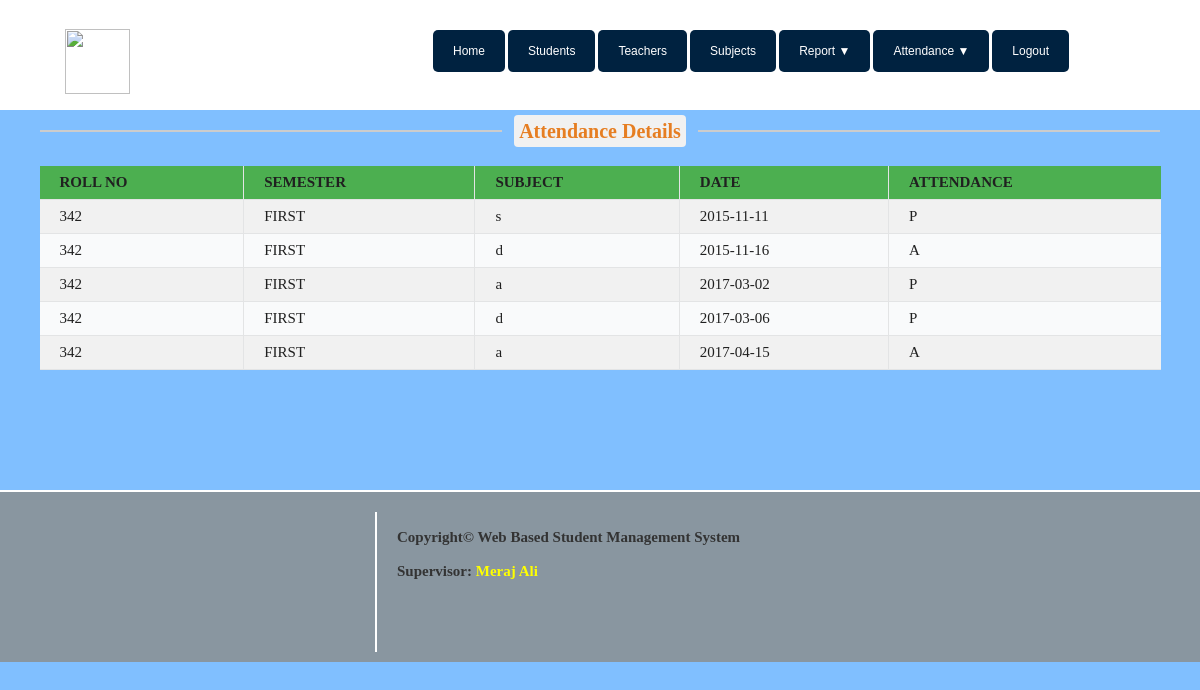
The page /attendance_details_individual.php?sid=342 on the database its author committed.
### tables this page shows
CREATE TABLE `attd_tbl` (
  `std_id` int(11) NOT NULL,
  `semester` varchar(50) NOT NULL,
  `subject` varchar(50) NOT NULL,
  `date` date NOT NULL,
  `attendance` varchar(10) NOT NULL,
  `id` int(11) NOT NULL
);

### attendance_details_individual.php (the view, shortened to what this page needs)
<?php
$dbhost="localhost";
$dbuser="root";
$dbpass="";
$dbname="sis";
$conn=mysqli_connect("$dbhost","$dbuser","$dbpass") or die("could not connect to mysql");
mysqli_select_db($conn,$dbname);
$sid=$_GET['sid'];
?>
<?php
include "include/header.php"; ?>
				<div class="content">
                    <div class="text-center">
                        <hr class="team_hr team_hr_left hr_gray"/><span class="span_blog txt_darkgrey txt_orange">Attendance Details</span>
                        <hr class="team_hr team_hr_right hr_gray" />
                    </div>
				    <br>
                    <center>
					<?php
					echo"<center><table >";
					  	echo"<tr>
					        <th>ROLL NO</th>
					        <th>SEMESTER</th>
					        <th>SUBJECT</th>
					        <th>DATE</th>
					        <th>ATTENDANCE</th>
					        </tr>";
						mysqli_select_db($conn,$dbname);
			            $query=mysqli_query($conn,"Select * from attd_tbl where std_id='$sid' order by date,semester,subject");
			            while($row=mysqli_fetch_row($query))
				      	{
				        		echo"<tr>";
				                echo '<td>'. $row[0] . '</td>';
				                echo '<td>'. $row[1] . '</td>';
				      			echo '<td>'. $row[2] . '</td>';
				      			echo '<td>'. $row[3] . '</td>';
				      			echo '<td>'. $row[4] . '</td>';
							   echo"</tr>";
				      }
					  echo"</center></table>";
					?>
					</center>
				</div>
<?php include "include/footer.php"; ?>

### css/C.css (style rules this page uses)
html,body,p,h2,div,ul,li,a { margin: 0; padding: 0; }
body { background-color: #09123B; background-color:#80BFFF; }
.content { position: relative; top:110px; //min-height: 2000px; min-height: 270px; //width: 750px; //width: 100%; //border: 2px solid white; border-radius: 0px; background-color: #80BFFF; color: white; //text-align: center; //text-decoration: none; font-family: Times New Roman; font-size: 20px; font-style: ; font-weight: ; //margin-top: 200px; //margin-left: 230px ; //margin-left: 17%; //margin-right: 280px; padding: 10px; float: ; }
.text-center { text-align: center; }
.team_hr { //border: 1px solid #fff; width: 39%; float: left; border: 1px solid #cccccc; }
.team_hr_left { //margin-right: 80px; margin-left: 30px; float: left; }
.team_hr_right { //margin-left: 30px; margin-right: 30px; float: right; }
.span_blog { margin-bottom: 80px; }
.txt_orange { color: #e67e22; background-color: #E0E0E0; background-color: #F1F1F1; padding: 5px; border-radius: 4px; font-weight: bold; }
td:first-child { border-left:none }
td:last-child { border-right:none }
th:last-child { border-right:none }
tr:nth-child(even) { background-color: #F1F1F1 }
th { background-color: #4CAF50 }
table { border-collapse: collapse; background-color: #F9FAFB; //border-radius: 8px; width: 95%; }
th,td { border-collapse: collapse; border-right: 1px solid #E3E4E5; border-bottom: 1px solid #E3E4E5; padding: 8px 20px; text-align: left; color:#202020; //font-family: sans-serif; font-size: 15px; //height: 40px; //border-radius: 5px; }

### rows shown on the page
attd_tbl: std "342", semester "FIRST", subject "s", date "2015-11-11", attendance "P"
attd_tbl: std "342", semester "FIRST", subject "d", date "2015-11-16", attendance "A"
attd_tbl: std "342", semester "FIRST", subject "a", date "2017-03-02", attendance "P"
attd_tbl: std "342", semester "FIRST", subject "d", date "2017-03-06", attendance "P"
attd_tbl: std "342", semester "FIRST", subject "a", date "2017-04-15", attendance "A"
